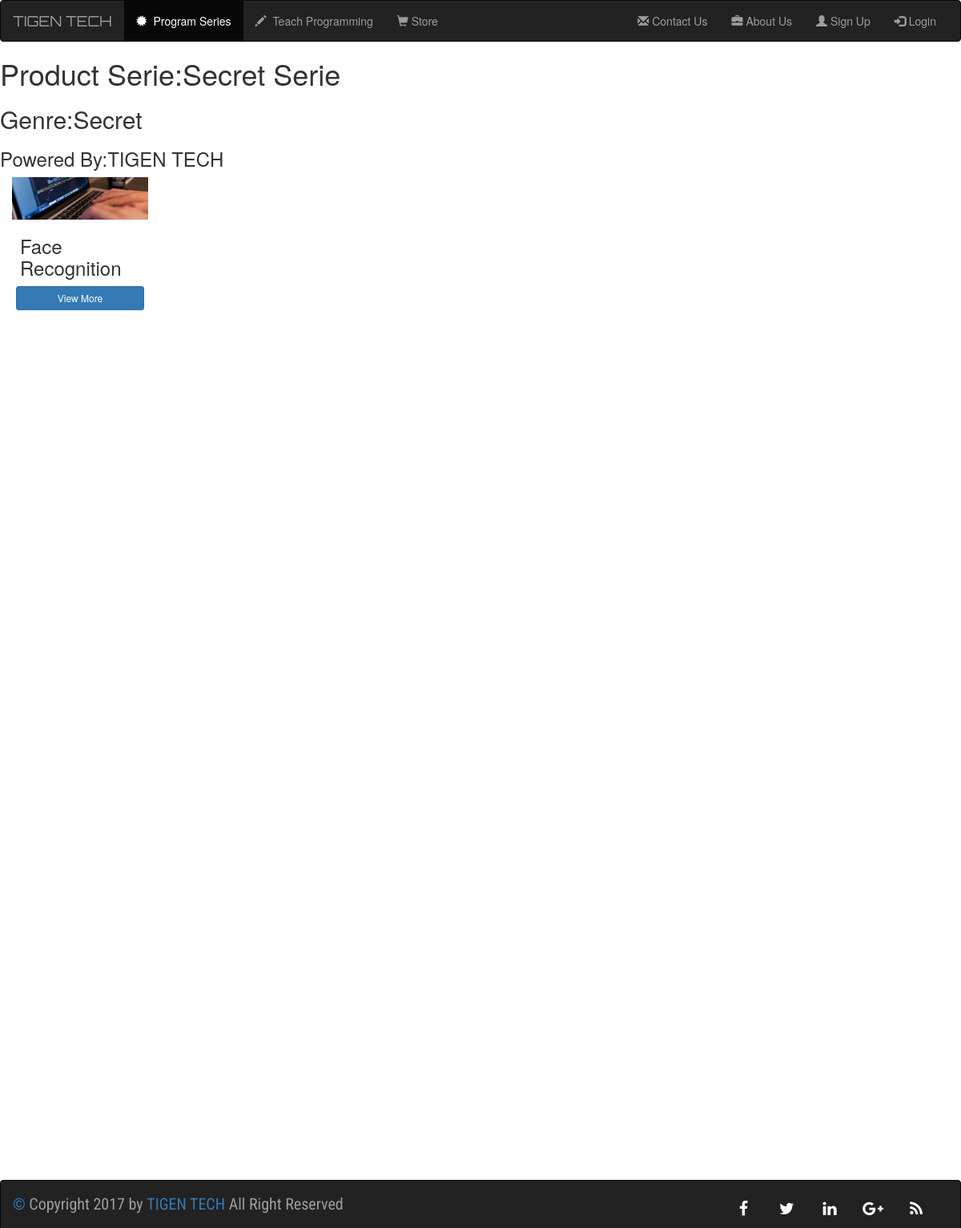
Page /programseries/1/ on the committed database.
### programseries/models.py (models this page shows, shortened)
class Program_Serie(models.Model):
    Title = models.CharField(max_length=500)
    genre = models.CharField(max_length=100)
    logo = models.FileField()
    Company = models.CharField(max_length=200)

class Program(models.Model):
    serie = models.ForeignKey(Program_Serie, on_delete=models.CASCADE)
    file_type = models.CharField(max_length=10)
    program_title = models.CharField(max_length=250)
    Logo = models.FileField()
    price = models.FloatField(max_length=100)
    codeprice = models.FloatField(max_length=200)
    text = RichTextField(max_length=1000000)

### programseries/views.py (the view)
# urls.py: url(r'^(?P<Product_id>[0-9]+)/$',views.detail,name='ProgramSerieDetail'),
def detail(request,Product_id):
    try:
        product=Program_Serie.objects.get(pk=Product_id)
        programs = product.program_set.all()
        if programs:
            context = {"product": product,'programs':programs}
            return render(request, 'programseries/detail.html', context)
        return render(request, 'NotFound.html', {'ERTEXT':"Database Connection Problem Program for {Name} Not Found".format(Name=product.Title)})
    except:
        return render(request, 'NotFound.html', {'ERTEXT':"This Program serie does not seem to be on our Database"})

### templates/programseries/detail.html (shortened to what this page needs)
{% extends 'base.html' %}
{% load staticfiles %}
{% block Programseries %}active{% endblock %}
{% block body %}
<h1>Product Serie:{{ product.Title }}</h1>
<h2>Genre:{{ product.genre }}</h2>
<h3>Powered By:{{ product.Company }}</h3>
 {% for program in programs %}
     <div class="col-sm-4 col-lg-2">
         <div class="backg">
             <img src="{{ program.Logo.url }}" class="img-responsive">
             <div class="caption" style="margin-left: 10px;">
                 <h3>{{ program.program_title }}</h3>
                 <a href="{{ program.pk }}/" role="button" class="btn btn-primary btn-sm" style="margin-left: -5px; width: 100%">View More</a>
             </div>
         </div>
     </div>
 {% endfor %}
{% endblock %}

### templates/base.html (shortened to what this page needs)
<!DOCTYPE html>
{% load staticfiles %}
<html lang="en">
<head>
    <link rel="stylesheet" href="{% static 'bootstrap/css/bootstrap.min.css' %}">
    <link rel="stylesheet"  href="{% static 'base.css' %}"/>
    <link rel="stylesheet" href="{% static 'mainpage/style.css' %}">
    <link rel="stylesheet" href="{% static 'font awesome/font-awesome-4.7.0/css/font-awesome.min.css' %}">
</head>
<body style={% block pagestylesheet %}{% endblock %}>
<header>
    <nav class="navbar navbar-inverse">
        <div class="container-fluid">
            <div class="navbar-header">
                <a class="navbar-brand" style="font-family: 'Orbitron', sans-serif;" href="{% url 'MainPage:HomePage' %}">TIGEN TECH</a>
            </div>
            <div class="collapse navbar-collapse" id="myNavbar">
                <ul class="nav navbar-nav">
                    <li class="{% block Programseries %}{% endblock %}"><a href="{% url 'ProgramSeriesUrl:ProgramSeriesPage' %}">
                        <span class="glyphicon glyphicon-certificate"></span>&nbsp; Program Series
                    </a></li>
                    <li class="{% block teachprogramming %}{% endblock %}"><a href="{% url 'Teach:index' %}">
                        <span class="glyphicon glyphicon-pencil"></span>&nbsp; Teach Programming
                    </a></li>
                    <li class="Store"><a href="/store/"><span class="glyphicon glyphicon-shopping-cart"></span> Store
                    </a></li>
                </ul>
                <ul class="nav navbar-nav navbar-right">
                    <li class="{% block contact-us %}{% endblock %}"><a href="/construct/"><span class="glyphicon glyphicon-envelope"></span> Contact Us </a></li>
                    <li class="{% block about-us %}{% endblock %}"><a href="/construct/"><span class="glyphicon glyphicon-briefcase"></span> About Us</a></li>
                    {% if not user.is_authenticated %}
                        <li class="{% block signup %}{% endblock %}"><a href="/signup/"><span class="glyphicon glyphicon-user"></span> Sign Up</a></li>
                        <li class="{% block login %}{% endblock %}"><a href="/login/"><span class="glyphicon glyphicon-log-in"></span> Login</a></li>
                    {% else %}
                        <li class=""><a href="/logout/"><span class="glyphicon glyphicon-log-out"></span> Logout</a></li>
                    {% endif %}
                </ul>
            </div>
        </div>
    </nav>
</header>
{% block body %}
{% endblock %}
<div class="push"></div>
<footer class="footer navbar-fixed-bottom">
    <div class= "navbar navbar-inverse navbar-static-bottom">
        <div class= "navbar-text pull-right">
            <div class="col-md-12">
                <ul class="social-network social-circle ser">
                    <li><a href="#" class="icoFacebook" title="Facebook"><i class="fa fa-facebook" aria-hidden="true"></i></a></li>
                    <li><a href="#" class="icoTwitter" title="Twitter"><i class="fa fa-twitter"></i></a></li>
                    <li><a href="#" class="icoLinkedin" title="Linkedin"><i class="fa fa-linkedin"></i></a></li>
                    <li><a href="#" class="icoGoogle" title="Google +"><i class="fa fa-google-plus"></i></a></li>
                    <li><a href="#" class="icoRss" title="Rss"><i class="fa fa-rss"></i></a></li>
                </ul>
            </div>
        </div>
        <div class="navbar-text pull-left">
            <p class="Copyright"><a href="/" class="Copyright CopyrightLink">&copy;</a> Copyright 2017 by <a href="/" class="Copyright CopyrightLink">TIGEN TECH</a> All Right Reserved</p>
        </div>
        <div class="push"></div>
        <div class="navbar container">
        </div>
    </div>
</footer>
</body>
</html>

### static/base.css (style rules this page uses)
ul.social-network { list-style: none; display: inline; margin-left: 0; padding: 0; }
ul.social-network li { display: inline; margin: 0 5px; }
.social-network a.icoRss i, .social-network a.icoFacebook i, .social-network a.icoTwitter i, .social-network a.icoGoogle i, .social-network a.icoVimeo i, .social-network a.icoLinkedin i, .social-network a.icoTelegram i, .social-network a.icoComment i { color: #fff; }
.social-circle li a { display: inline-block; position: relative; margin: 0 auto 0 auto; -moz-border-radius: 50%; -webkit-border-radius: 50%; border-radius: 50%; text-align: center; width: 40px; height: 40px; font-size: 20px; }
.social-circle li i { margin: 0; line-height: 40px; text-align: center; }
.social-circle i { color: #fff; -webkit-transition: all 0.8s; -moz-transition: all 0.8s; -o-transition: all 0.8s; -ms-transition: all 0.8s; transition: all 0.8s; }
.footer { position: absolute; bottom: 0; width: 100%; height: 60px ; background-color:#f5f5f5; }
.push { height: 50px; }
.Copyright { @import url('https://fonts.googleapis.com/css?family=Indie+Flower|Roboto+Condensed'); font-family: 'Roboto Condensed', sans-serif; font-size: 20px; display: inline-block; }
html { position: relative; min-height: 100%; }
body { margin: 0 0 100px; }
footer { position: absolute; left: 0; bottom: 0; height: 100px; width: 100%; }

### rows in the picture
Program_Serie: Title "Secret Serie", genre "Secret", Company "TIGEN TECH"
Program: Logo (picture), program_title "Face Recognition", {{ program.pk }} 1 (drawn)
